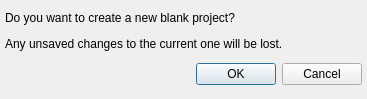
<?xml version="1.0" encoding="UTF-8"?>
<ui version="4.0">
 <class>dialogNew</class>
 <widget class="QDialog" name="dialogNew">
  <property name="geometry">
   <rect>
    <x>0</x>
    <y>0</y>
    <width>367</width>
    <height>99</height>
   </rect>
  </property>
  <property name="sizePolicy">
   <sizepolicy hsizetype="Maximum" vsizetype="Maximum">
    <horstretch>0</horstretch>
    <verstretch>0</verstretch>
   </sizepolicy>
  </property>
  <property name="minimumSize">
   <size>
    <width>367</width>
    <height>99</height>
   </size>
  </property>
  <property name="maximumSize">
   <size>
    <width>367</width>
    <height>99</height>
   </size>
  </property>
  <property name="windowTitle">
   <string>New</string>
  </property>
  <layout class="QVBoxLayout" name="verticalLayout">
   <property name="leftMargin">
    <number>5</number>
   </property>
   <property name="topMargin">
    <number>5</number>
   </property>
   <property name="rightMargin">
    <number>5</number>
   </property>
   <property name="bottomMargin">
    <number>5</number>
   </property>
   <item>
    <widget class="QLabel" name="label">
     <property name="sizePolicy">
      <sizepolicy hsizetype="Preferred" vsizetype="Maximum">
       <horstretch>0</horstretch>
       <verstretch>0</verstretch>
      </sizepolicy>
     </property>
     <property name="text">
      <string>Do you want to create a new blank project?</string>
     </property>
    </widget>
   </item>
   <item>
    <widget class="QLabel" name="label_2">
     <property name="sizePolicy">
      <sizepolicy hsizetype="Preferred" vsizetype="Maximum">
       <horstretch>0</horstretch>
       <verstretch>0</verstretch>
      </sizepolicy>
     </property>
     <property name="text">
      <string>Any unsaved changes to the current one will be lost.</string>
     </property>
    </widget>
   </item>
   <item>
    <widget class="QDialogButtonBox" name="buttonBox">
     <property name="orientation">
      <enum>Qt::Horizontal</enum>
     </property>
     <property name="standardButtons">
      <set>QDialogButtonBox::Cancel|QDialogButtonBox::Ok</set>
     </property>
    </widget>
   </item>
  </layout>
 </widget>
 <resources>
  <include location="../../resources/base/resources.qrc"/>
 </resources>
 <connections>
  <connection>
   <sender>buttonBox</sender>
   <signal>accepted()</signal>
   <receiver>dialogNew</receiver>
   <slot>accept()</slot>
   <hints>
    <hint type="sourcelabel">
     <x>248</x>
     <y>254</y>
    </hint>
    <hint type="destinationlabel">
     <x>157</x>
     <y>274</y>
    </hint>
   </hints>
  </connection>
  <connection>
   <sender>buttonBox</sender>
   <signal>rejected()</signal>
   <receiver>dialogNew</receiver>
   <slot>reject()</slot>
   <hints>
    <hint type="sourcelabel">
     <x>316</x>
     <y>260</y>
    </hint>
    <hint type="destinationlabel">
     <x>286</x>
     <y>274</y>
    </hint>
   </hints>
  </connection>
 </connections>
</ui>
